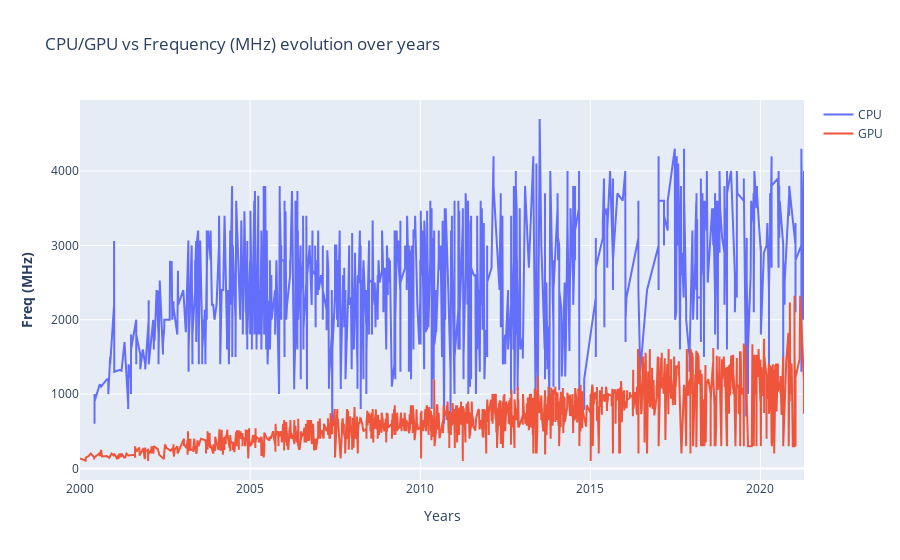

Notebook cell for this chart:
### Markdown cell above
### Análise - Frequency

### Code cell
fig = make_subplots()

# Add traces
fig.add_trace(
    go.Scatter(x= df_cpu.index, y=df_cpu["Freq (MHz)"] ,name= "CPU")
)

fig.add_trace(
    go.Scatter(x= df_gpu.index,y= df_gpu["Freq (MHz)"], name= "GPU")
)

# Add figure title
fig.update_layout(
    title_text="CPU/GPU vs Frequency (MHz) evolution over years"
)

# Set x-axis title
fig.update_xaxes(title_text="Years")

# Set y-axes titles
fig.update_yaxes(title_text="<b>Freq (MHz)</b>", secondary_y=False)

fig.show()

### Figure 1 — Plotly figure (JSON) as saved in the notebook; plotly's stock layout.template omitted (floating-point values rounded to 4 significant figures; data arrays with more than 128 entries replaced by an {"elided": "..."} marker saying what was removed)
{"data": [{"name": "CPU", "type": "scatter", "x": {"elided": "2140 str values"}, "y": {"elided": "2140 int values"}}, {"name": "GPU", "type": "scatter", "x": {"elided": "2607 str values"}, "y": {"elided": "2607 int values"}}], "layout": {"title": {"text": "CPU/GPU vs Frequency (MHz) evolution over years"}, "xaxis": {"anchor": "y", "domain": [0, 1], "title": {"text": "Years"}}, "yaxis": {"anchor": "x", "domain": [0, 1], "title": {"text": "<b>Freq (MHz)</b>"}}}}
